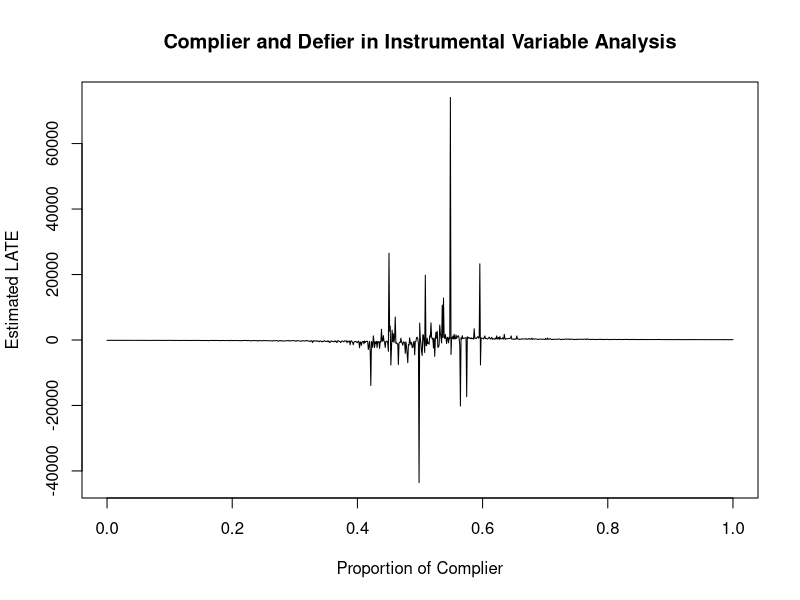
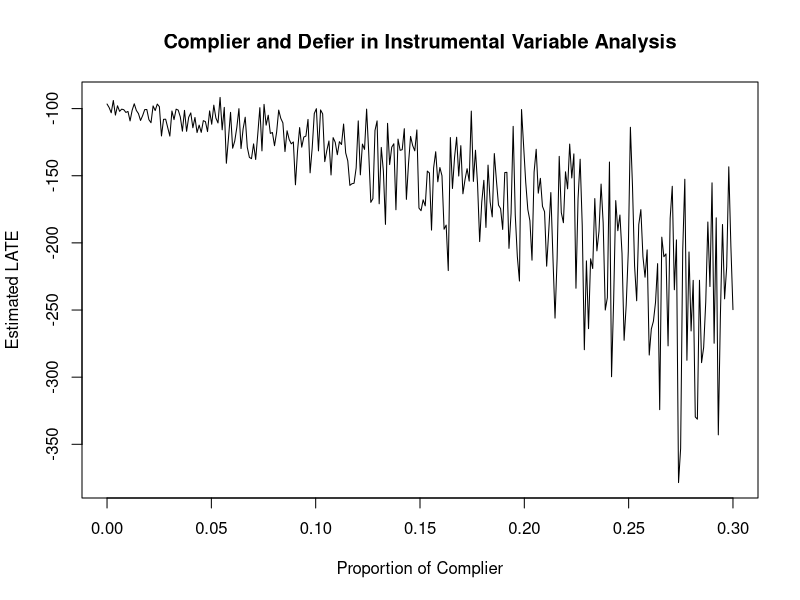
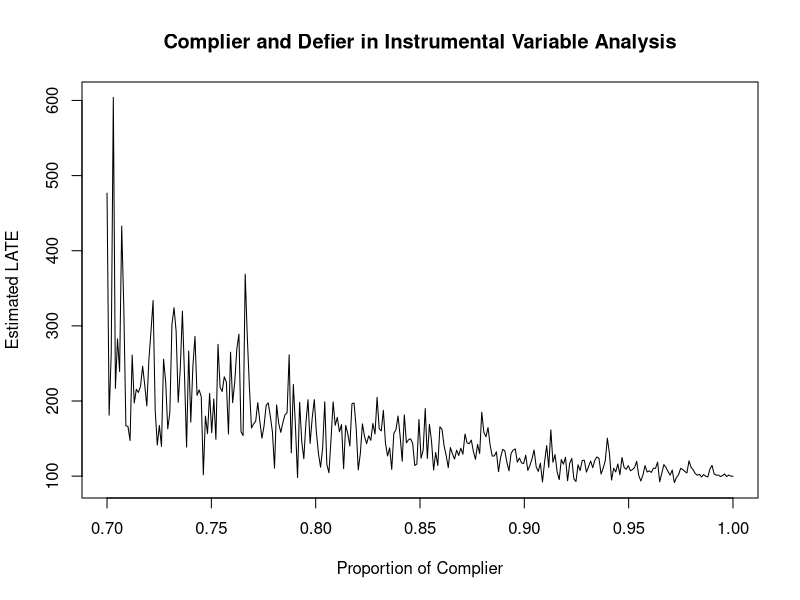

Write R code to recreate these figures, in order.
library(AER)
library(mvtnorm)
set.seed(8787)
corr <- matrix(c(1,0.999,0.999,1), byrow = 1, nrow = 2)
choice <- function(complier, z, x1, x2, x3, e){
  if (complier == 1){
    if (0.5*z - 1.2*x1 + 3.9*x2 - 0.4*x3 + e > 1){
      return(1)
    }
    else{
      return(0)
    }
  }
  else{
    if (-0.5*z - 1.2*x1 + 3.9*x2 - 0.4*x3 + e > 1){
      return(1)
    }
    else{
      return(0)
    }
  }
}
outcome <- function(d, x1, x2, x3, e){
  if (complier == 1){
    return(100*d + 0.29*x1 - 0.45*x2 - 0.12*x3 + e)
  }
  else{
    return(-100*d + 0.29*x1 - 0.45*x2 - 0.12*x3 + e)
  }
}
sample_size <- 5000
ive_for_different_complier_proportions <- c()
for (j in 1:1000){
  z <- rnorm(sample_size)
  x1 <- rnorm(sample_size)
  x2 <- rnorm(sample_size)
  x3 <- rnorm(sample_size)
  d <- c()
  y <- c()
  complier_proportion <- 0.001*j
  disturbance <- rmvnorm(sample_size, mean = c(0,0), sigma = corr)
  for (i in 1:sample_size){
    complier <- rbinom(1,1,complier_proportion)
    d[i] <- choice(complier, z[i], x1[i], x2[i], x3[i], disturbance[i,1])
    y[i] <- outcome(d[i], x1[i], x2[i], x3[i], disturbance[i,2])
  }
  ive_for_different_complier_proportions[j] <-
    as.numeric(coef(ivreg(y ~ d + x1 + x2 + x3 | z + x1 + x2 + x3))[2])
}

plot(seq(0,1,length = 1000),ive_for_different_complier_proportions, type = "l",
     xlab = "Proportion of Complier", ylab = "Estimated LATE", 
     main = "Complier and Defier in Instrumental Variable Analysis")

plot(seq(0,0.3,length = 300),ive_for_different_complier_proportions[1:300], type = "l",
     xlab = "Proportion of Complier", ylab = "Estimated LATE", 
     main = "Complier and Defier in Instrumental Variable Analysis")

plot(seq(0.7,1,length = 300),ive_for_different_complier_proportions[701:1000], type = "l",
     xlab = "Proportion of Complier", ylab = "Estimated LATE", 
     main = "Complier and Defier in Instrumental Variable Analysis")
